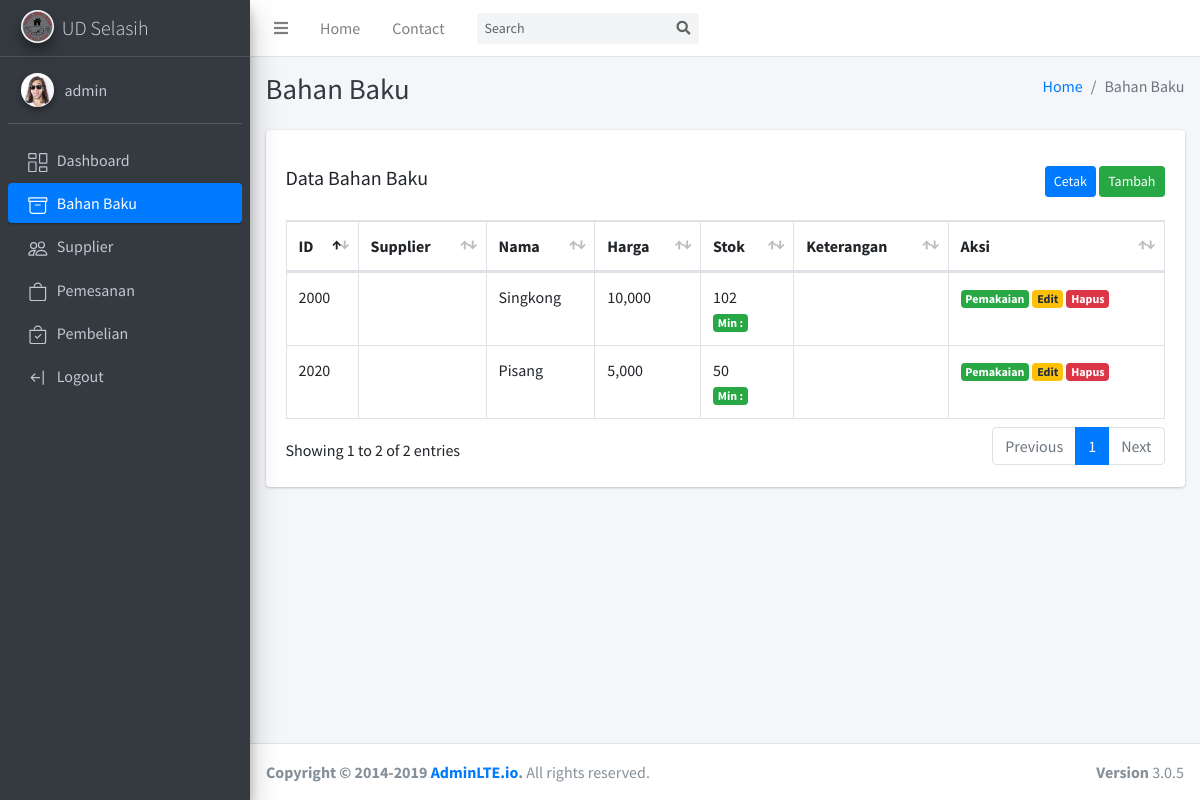
Page /bahan_baku/index.php (signed in) on the earlier database version.
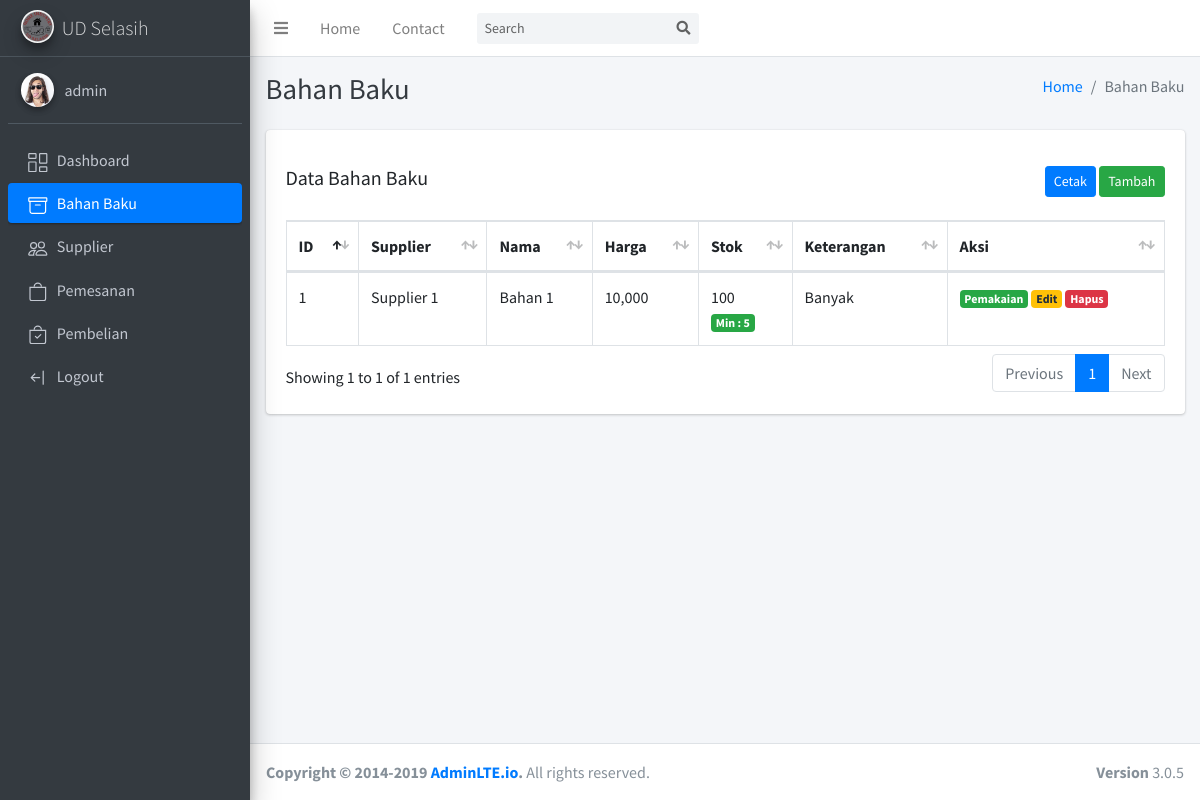
Same page on the later database version.
### tables this page shows
CREATE TABLE `tb_bahan_baku` (
  `id` int(8) NOT NULL,
  `supplier_id` int(11) NOT NULL,
  `nama_bahan_baku` varchar(30) NOT NULL,
  `harga` int(11) NOT NULL,
  `stok` int(11) NOT NULL,
  `min_stok` int(11) NOT NULL,
  `keterangan` varchar(30) DEFAULT NULL
);

CREATE TABLE `tb_supplier` (
  `id` int(11) NOT NULL,
  `nama_supplier` varchar(50) NOT NULL,
  `alamat` varchar(255) NOT NULL,
  `no_handphone` varchar(30) NOT NULL,
  `username` varchar(30) NOT NULL,
  `email` varchar(100) NOT NULL,
  `password` varchar(30) NOT NULL
);

### qb.php (called while the page is built, shortened)
<?php
require_once 'db.php';
function get($tbl){
    global $conn;
    $query = "SELECT * FROM $tbl";
    $res = $conn->query($query);
    return $res->fetch_all(MYSQLI_ASSOC);
}
function single($tbl,$id){
    global $conn;
    $id = is_numeric($id) ? $id : "'$id'";
    $query = "SELECT * FROM $tbl where id=$id";
    $res = $conn->query($query);
    return $res->fetch_assoc();
}

### bahan_baku/index.php (the view, shortened to what this page needs)
<?php
    $current = "data bahan baku";
    require_once '../qb.php';
    require_once '../layouts/header.php';
    $bahan = get("tb_bahan_baku");
?>
     <div class="content-header">
      <div class="container-fluid">
        <div class="row mb-2">
          <div class="col-sm-6">
            <h1 class="m-0 text-dark">Bahan Baku</h1>
          </div>
          <div class="col-sm-6">
            <ol class="breadcrumb float-sm-right">
              <li class="breadcrumb-item"><a href="/">Home</a></li>
              <li class="breadcrumb-item active">Bahan Baku</li>
            </ol>
          </div>
        </div>
      </div>
    </div>
    <section class="content">
        <div class="container-fluid">
<div class="row">
    <div class="col-12">
        <div class="card">
            <div class="card-body">
                <div class="d-flex justify-content-between py-3">
                    <h5>Data Bahan Baku</h5>
                    <div>
                    <button class="btn btn-primary btn-sm" type="button" onclick="window.print()">Cetak</button>
                    <a href="create.php" class="btn btn-success btn-sm">Tambah</a>
                    </div>
                </div>
                <div id="print">
                    <table class="table table-bordered table-stripped">
                        <thead>
                            <tr>
                                <th>ID</th>
                                <th>Supplier</th>
                                <th>Nama</th>
                                <th>Harga</th>
                                <th>Stok</th>
                                <th>Keterangan</th>
                                <th class="hide-print">Aksi</th>
                            </tr>
                        </thead>
                        <tbody>
                            <?php if(count($bahan) > 0): ?>
                                <?php foreach($bahan as $bahan_baku): ?>
                                <tr>
                                    <td><?= $bahan_baku["id"] ?></td>
                                    <td><?= single("tb_supplier",$bahan_baku["supplier_id"])["nama_supplier"] ?></td>
                                    <td><?= $bahan_baku["nama_bahan_baku"] ?></td>
                                    <td><?= number_format($bahan_baku["harga"]) ?></td>
                                    <td>
                                        <?= $bahan_baku["stok"] ?><br>
                                        <a href="#" class="badge badge-success hide-print">Min : <?= $bahan_baku['min_stok']?></a>
                                    </td>
                                    <td><?= $bahan_baku["keterangan"] ?></td>
                                    <td class="hide-print">
                                        <a href="pemakaian.php?id=<?=$bahan_baku['id']?>" class="badge badge-success hide-print">Pemakaian</a>
                                        <a href="edit.php?id=<?=$bahan_baku['id']?>" class="badge badge-warning hide-print">Edit</a>
                                        <a href="index.php?delete=<?=$bahan_baku['id']?>" class="badge badge-danger hide-print">Hapus</a>
                                    </td>
                                </tr>
                                <?php endforeach ?>
                            <?php else: ?>
                                <tr class="text-center">
                                    <td colspan="7">Tidak ada Data</td>
                                </tr>
                            <?php endif ?>
                        </tbody>
                    </table>
                </div>
            </div>
        </div>
    </div>
</div>
<?php
    require_once '../layouts/footer.php';
?>

### layouts/header.php (shortened to what this page needs)
<!DOCTYPE html>
<html>
<head>
  <link rel="stylesheet" href="<?= $current == "dashboard" || $current == "login" ? "plugins/fontawesome-free/css/all.min.css" : '../plugins/fontawesome-free/css/all.min.css'; ?> ">
  <link rel="stylesheet" href="https://code.ionicframework.com/ionicons/2.0.1/css/ionicons.min.css">
  <link rel="stylesheet" href="<?= $current == "dashboard" || $current == "login" ? "plugins/tempusdominus-bootstrap-4/css/tempusdominus-bootstrap-4.min.css" : '../plugins/tempusdominus-bootstrap-4/css/tempusdominus-bootstrap-4.min.css'; ?> ">
  <link rel="stylesheet" href="<?= $current == "dashboard" || $current == "login" ? "plugins/icheck-bootstrap/icheck-bootstrap.min.css" : '../plugins/icheck-bootstrap/icheck-bootstrap.min.css'; ?> ">
  <link rel="stylesheet" href="<?= $current == "dashboard" || $current == "login" ? "plugins/jqvmap/jqvmap.min.css" : '../plugins/jqvmap/jqvmap.min.css'; ?> ">
  <link rel="stylesheet" href="<?= $current == "dashboard" || $current == "login" ? "dist/css/adminlte.min.css" : "../dist/css/adminlte.min.css"  ?>">
  <link rel="stylesheet" href="<?= $current == "dashboard" || $current == "login" ? "plugins/overlayScrollbars/css/OverlayScrollbars.min.css" : '../plugins/overlayScrollbars/css/OverlayScrollbars.min.css'; ?> ">
  <link rel="stylesheet" href="<?= $current == "dashboard" || $current == "login" ? "plugins/daterangepicker/daterangepicker.css" : '../plugins/daterangepicker/daterangepicker.css'; ?> ">
  <link rel="stylesheet" href="<?= $current == "dashboard" || $current == "login" ? "plugins/summernote/summernote-bs4.css" : '../plugins/summernote/summernote-bs4.css'; ?> ">
  <link rel="stylesheet" href="<?= $current == "dashboard" || $current == "login" ? "plugins/datatables-bs4/css/dataTables.bootstrap4.min.css" : "../plugins/datatables-bs4/css/dataTables.bootstrap4.min.css" ?>">
  <link rel="stylesheet" href="<?= $current == "dashboard" || $current == "login" ? "plugins/datatables-responsive/css/responsive.bootstrap4.min.css" : "../plugins/datatables-responsive/css/responsive.bootstrap4.min.css" ?>">
</head>
<body class="hold-transition sidebar-mini layout-fixed">
<div class="wrapper">
  <nav class="main-header navbar navbar-expand navbar-white navbar-light">
    <ul class="navbar-nav">
      <li class="nav-item">
        <a class="nav-link" data-widget="pushmenu" href="#" role="button"><i class="fas fa-bars"></i></a>
      </li>
      <li class="nav-item d-none d-sm-inline-block">
        <a href="index3.html" class="nav-link">Home</a>
      </li>
      <li class="nav-item d-none d-sm-inline-block">
        <a href="#" class="nav-link">Contact</a>
      </li>
    </ul>
    <form class="form-inline ml-3">
      <div class="input-group input-group-sm">
        <input class="form-control form-control-navbar" type="search" placeholder="Search" aria-label="Search">
        <div class="input-group-append">
          <button class="btn btn-navbar" type="submit">
            <i class="fas fa-search"></i>
          </button>
        </div>
      </div>
    </form>
  </nav>
  <aside class="main-sidebar sidebar-dark-primary elevation-4">
    <a href="/" class="brand-link">
      <img src="/assets/logo.jpeg" alt="Logo UD Selasih" class="brand-image img-circle elevation-3">
      <span class="brand-text font-weight-light">UD Selasih</span>
    </a>
    <div class="sidebar">
      <div class="user-panel mt-3 pb-3 mb-3 d-flex">
        <div class="image">
          <img src="/images/avatar-01.jpg" class="img-circle elevation-2" alt="User Image">
        </div>
        <div class="info">
          <a href="#" class="d-block"><?=$_SESSION['user']['username']?></a>
        </div>
      </div>
      <nav class="mt-2">
        <ul class="nav nav-pills nav-sidebar flex-column" data-widget="treeview" role="menu" data-accordion="false">
          <li class="nav-item">
            <a href="/" class="nav-link <?= $current == "dashboard" ? "active" : "" ?>">
              <p>
                Dashboard
              </p>
            </a>
          </li>
          <?php if($_SESSION["user"]["level"] == "admin") : ?>
            <li class="nav-item">
                <a href="/bahan_baku/index.php" class="nav-link <?= $current == "data bahan baku" ? "active" : "" ?>">
                    Bahan Baku
                </a>
            </li>
            <li class="nav-item">
                <a href="/supplier/index.php" class="nav-link <?= $current == "data supplier" ? "active" : "" ?>">
                    Supplier
                </a>
            </li>
            <li class="nav-item">
                <a href="/pemesanan/index.php" class="nav-link <?= $current == "data pemesanan" ? "active" : "" ?>">
                    Pemesanan
                </a>
            </li>
            <li class="nav-item">
                <a href="/pembelian/index.php" class="nav-link <?= $current == "data pembelian" ? "active" : "" ?>">
                    Pembelian
                </a>
            </li>
            <?php endif ?>
            <li class="nav-item">
                <a href="/logout.php" class="nav-link">
                    Logout
                </a>
            </li>
        </ul>
      </nav>
    </div>
  </aside>
  <div class="content-wrapper">

### layouts/footer.php (shortened to what this page needs)
	</div>
    </section>
	</div>
  <footer class="main-footer">
    <strong>Copyright &copy; 2014-2019 <a href="http://adminlte.io">AdminLTE.io</a>.</strong>
    All rights reserved.
    <div class="float-right d-none d-sm-inline-block">
      <b>Version</b> 3.0.5
    </div>
  </footer>
</div>
</body>
</html>

Differences in the rows shown:
removed tb_bahan_baku: id "2000", nama_bahan_baku "Singkong", harga "10,000", stok "102"
removed tb_bahan_baku: id "2020", nama_bahan_baku "Pisang", harga "5,000", stok "50"
added tb_bahan_baku: id "1", supplier.nama_supplier "Supplier 1", nama_bahan_baku "Bahan 1", harga "10,000", stok "100", min_stok "5", keterangan "Banyak"
Other differences:
text written by a page script: "Showing 1 to 2 of 2 entries Previous 1 Next" → "Showing 1 to 1 of 1 entries Previous 1 Next"
